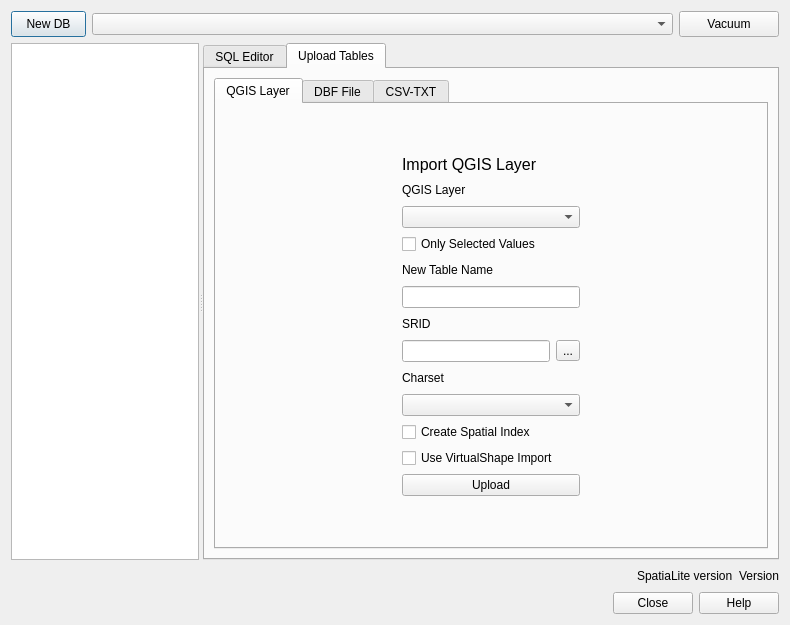
<?xml version="1.0" encoding="UTF-8"?>
<ui version="4.0">
 <class>QspatiaLite</class>
 <widget class="QDialog" name="QspatiaLite">
  <property name="geometry">
   <rect>
    <x>0</x>
    <y>0</y>
    <width>790</width>
    <height>625</height>
   </rect>
  </property>
  <property name="sizePolicy">
   <sizepolicy hsizetype="Preferred" vsizetype="Preferred">
    <horstretch>0</horstretch>
    <verstretch>0</verstretch>
   </sizepolicy>
  </property>
  <property name="windowTitle">
   <string>QspatiaLite</string>
  </property>
  <layout class="QVBoxLayout" name="verticalLayout_7">
   <item>
    <layout class="QHBoxLayout" name="horizontalLayout_7">
     <item>
      <widget class="QPushButton" name="newdb">
       <property name="sizePolicy">
        <sizepolicy hsizetype="Preferred" vsizetype="Preferred">
         <horstretch>0</horstretch>
         <verstretch>0</verstretch>
        </sizepolicy>
       </property>
       <property name="maximumSize">
        <size>
         <width>75</width>
         <height>16777215</height>
        </size>
       </property>
       <property name="toolTip">
        <string>Create a new Spatial DataBase
(you can also load an existing one, just ignore &quot;replace&quot; message!)</string>
       </property>
       <property name="text">
        <string>New DB</string>
       </property>
      </widget>
     </item>
     <item>
      <widget class="QComboBox" name="connexionDB">
       <property name="toolTip">
        <string>Select current Database Connection</string>
       </property>
      </widget>
     </item>
     <item>
      <widget class="QPushButton" name="vacuum">
       <property name="sizePolicy">
        <sizepolicy hsizetype="Preferred" vsizetype="Preferred">
         <horstretch>0</horstretch>
         <verstretch>0</verstretch>
        </sizepolicy>
       </property>
       <property name="maximumSize">
        <size>
         <width>100</width>
         <height>35</height>
        </size>
       </property>
       <property name="toolTip">
        <string>VACUUM current database</string>
       </property>
       <property name="text">
        <string>Vacuum</string>
       </property>
      </widget>
     </item>
    </layout>
   </item>
   <item>
    <widget class="QSplitter" name="splitter">
     <property name="orientation">
      <enum>Qt::Horizontal</enum>
     </property>
     <widget class="QTreeView" name="treeView">
      <property name="minimumSize">
       <size>
        <width>0</width>
        <height>0</height>
       </size>
      </property>
      <property name="maximumSize">
       <size>
        <width>250</width>
        <height>16777215</height>
       </size>
      </property>
      <property name="editTriggers">
       <set>QAbstractItemView::NoEditTriggers</set>
      </property>
      <property name="iconSize">
       <size>
        <width>12</width>
        <height>12</height>
       </size>
      </property>
      <property name="expandsOnDoubleClick">
       <bool>false</bool>
      </property>
     </widget>
     <widget class="QTabWidget" name="tabWidget">
      <property name="currentIndex">
       <number>1</number>
      </property>
      <widget class="QWidget" name="tab">
       <attribute name="title">
        <string>SQL Editor</string>
       </attribute>
       <layout class="QVBoxLayout" name="verticalLayout_8">
        <item>
         <widget class="QSplitter" name="splitter_2">
          <property name="orientation">
           <enum>Qt::Horizontal</enum>
          </property>
          <widget class="QWidget" name="layoutWidget">
           <layout class="QVBoxLayout" name="verticalLayout_2">
            <item>
             <layout class="QHBoxLayout" name="horizontalLayout_4">
              <item>
               <widget class="QLabel" name="label_2">
                <property name="toolTip">
                 <string>Use CTRL+E to Trigger AutoCompletion</string>
                </property>
                <property name="text">
                 <string>SQL editor</string>
                </property>
               </widget>
              </item>
              <item>
               <widget class="QToolButton" name="toolButton">
                <property name="font">
                 <font>
                  <family>Courier 10 Pitch</family>
                  <pointsize>8</pointsize>
                 </font>
                </property>
                <property name="toolTip">
                 <string>&lt;!DOCTYPE HTML PUBLIC &quot;-//W3C//DTD HTML 4.0//EN&quot; &quot;http://www.w3.org/TR/REC-html40/strict.dtd&quot;&gt;
&lt;html&gt;&lt;head&gt;&lt;meta name=&quot;qrichtext&quot; content=&quot;1&quot; /&gt;&lt;style type=&quot;text/css&quot;&gt;
p, li { white-space: pre-wrap; }
&lt;/style&gt;&lt;/head&gt;&lt;body style=&quot; font-family:'Courier 10 Pitch'; font-size:8pt; font-weight:400; font-style:normal;&quot;&gt;
&lt;p style=&quot; margin-top:0px; margin-bottom:0px; margin-left:0px; margin-right:0px; -qt-block-indent:0; text-indent:0px;&quot;&gt;Create SQl Query easily&lt;/p&gt;&lt;/body&gt;&lt;/html&gt;</string>
                </property>
                <property name="text">
                 <string>Query Builder</string>
                </property>
               </widget>
              </item>
              <item>
               <widget class="QToolButton" name="helpsql">
                <property name="font">
                 <font>
                  <family>Courier 10 Pitch</family>
                  <pointsize>8</pointsize>
                 </font>
                </property>
                <property name="toolTip">
                 <string>&lt;!DOCTYPE HTML PUBLIC &quot;-//W3C//DTD HTML 4.0//EN&quot; &quot;http://www.w3.org/TR/REC-html40/strict.dtd&quot;&gt;
&lt;html&gt;&lt;head&gt;&lt;meta name=&quot;qrichtext&quot; content=&quot;1&quot; /&gt;&lt;style type=&quot;text/css&quot;&gt;
p, li { white-space: pre-wrap; }
&lt;/style&gt;&lt;/head&gt;&lt;body style=&quot; font-family:'Courier 10 Pitch'; font-size:8pt; font-weight:400; font-style:normal;&quot;&gt;
&lt;p style=&quot; margin-top:0px; margin-bottom:0px; margin-left:0px; margin-right:0px; -qt-block-indent:0; text-indent:0px;&quot;&gt;Show SpatiaLite Documentation (v2.4)&lt;/p&gt;&lt;/body&gt;&lt;/html&gt;</string>
                </property>
                <property name="text">
                 <string>Functions list</string>
                </property>
               </widget>
              </item>
              <item>
               <widget class="QToolButton" name="precedent">
                <property name="toolTip">
                 <string>Previous query</string>
                </property>
                <property name="text">
                 <string>&lt;</string>
                </property>
               </widget>
              </item>
              <item>
               <widget class="QToolButton" name="suivant">
                <property name="toolTip">
                 <string>Next query</string>
                </property>
                <property name="text">
                 <string>&gt;</string>
                </property>
               </widget>
              </item>
             </layout>
            </item>
            <item>
             <widget class="QTextEdit" name="SQLeditor">
              <property name="minimumSize">
               <size>
                <width>400</width>
                <height>0</height>
               </size>
              </property>
              <property name="font">
               <font>
                <family>Courier 10 Pitch</family>
               </font>
              </property>
              <property name="html">
               <string>&lt;!DOCTYPE HTML PUBLIC &quot;-//W3C//DTD HTML 4.0//EN&quot; &quot;http://www.w3.org/TR/REC-html40/strict.dtd&quot;&gt;
&lt;html&gt;&lt;head&gt;&lt;meta name=&quot;qrichtext&quot; content=&quot;1&quot; /&gt;&lt;style type=&quot;text/css&quot;&gt;
p, li { white-space: pre-wrap; }
&lt;/style&gt;&lt;/head&gt;&lt;body style=&quot; font-family:'Courier 10 Pitch'; font-size:8.25pt; font-weight:400; font-style:normal;&quot;&gt;
&lt;p style=&quot;-qt-paragraph-type:empty; margin-top:0px; margin-bottom:0px; margin-left:0px; margin-right:0px; -qt-block-indent:0; text-indent:0px; font-family:'Comic Sans MS'; font-size:10pt;&quot;&gt;&lt;/p&gt;&lt;/body&gt;&lt;/html&gt;</string>
              </property>
             </widget>
            </item>
           </layout>
          </widget>
          <widget class="QWidget" name="layoutWidget">
           <layout class="QVBoxLayout" name="verticalLayout_3">
            <item>
             <spacer name="verticalSpacer_7">
              <property name="orientation">
               <enum>Qt::Vertical</enum>
              </property>
              <property name="sizeHint" stdset="0">
               <size>
                <width>147</width>
                <height>13</height>
               </size>
              </property>
             </spacer>
            </item>
            <item>
             <widget class="QComboBox" name="Command">
              <property name="minimumSize">
               <size>
                <width>150</width>
                <height>0</height>
               </size>
              </property>
             </widget>
            </item>
            <item>
             <widget class="QLabel" name="label_6">
              <property name="minimumSize">
               <size>
                <width>0</width>
                <height>10</height>
               </size>
              </property>
              <property name="font">
               <font>
                <pointsize>6</pointsize>
               </font>
              </property>
              <property name="text">
               <string>Table name</string>
              </property>
             </widget>
            </item>
            <item>
             <widget class="QLineEdit" name="tablename">
              <property name="font">
               <font>
                <pointsize>8</pointsize>
               </font>
              </property>
              <property name="toolTip">
               <string>&lt;!DOCTYPE HTML PUBLIC &quot;-//W3C//DTD HTML 4.0//EN&quot; &quot;http://www.w3.org/TR/REC-html40/strict.dtd&quot;&gt;
&lt;html&gt;&lt;head&gt;&lt;meta name=&quot;qrichtext&quot; content=&quot;1&quot; /&gt;&lt;style type=&quot;text/css&quot;&gt;
p, li { white-space: pre-wrap; }
&lt;/style&gt;&lt;/head&gt;&lt;body style=&quot; font-family:'Sans'; font-size:8pt; font-weight:400; font-style:normal;&quot;&gt;
&lt;p style=&quot; margin-top:0px; margin-bottom:0px; margin-left:0px; margin-right:0px; -qt-block-indent:0; text-indent:0px;&quot;&gt;Enter desired New Table/View/Layer Name&lt;/p&gt;&lt;/body&gt;&lt;/html&gt;</string>
              </property>
             </widget>
            </item>
            <item>
             <widget class="QLabel" name="label_4">
              <property name="minimumSize">
               <size>
                <width>0</width>
                <height>10</height>
               </size>
              </property>
              <property name="font">
               <font>
                <pointsize>6</pointsize>
               </font>
              </property>
              <property name="text">
               <string>Geometry column</string>
              </property>
             </widget>
            </item>
            <item>
             <widget class="QLineEdit" name="geometry">
              <property name="font">
               <font>
                <pointsize>8</pointsize>
               </font>
              </property>
              <property name="toolTip">
               <string>&lt;!DOCTYPE HTML PUBLIC &quot;-//W3C//DTD HTML 4.0//EN&quot; &quot;http://www.w3.org/TR/REC-html40/strict.dtd&quot;&gt;
&lt;html&gt;&lt;head&gt;&lt;meta name=&quot;qrichtext&quot; content=&quot;1&quot; /&gt;&lt;style type=&quot;text/css&quot;&gt;
p, li { white-space: pre-wrap; }
&lt;/style&gt;&lt;/head&gt;&lt;body style=&quot; font-family:'Sans'; font-size:8pt; font-weight:400; font-style:normal;&quot;&gt;
&lt;p style=&quot; margin-top:0px; margin-bottom:0px; margin-left:0px; margin-right:0px; -qt-block-indent:0; text-indent:0px;&quot;&gt;Enter corresponding geometry column name&lt;/p&gt;&lt;/body&gt;&lt;/html&gt;</string>
              </property>
             </widget>
            </item>
            <item>
             <widget class="QLabel" name="label_5">
              <property name="minimumSize">
               <size>
                <width>0</width>
                <height>10</height>
               </size>
              </property>
              <property name="font">
               <font>
                <pointsize>6</pointsize>
               </font>
              </property>
              <property name="text">
               <string>Id column</string>
              </property>
             </widget>
            </item>
            <item>
             <widget class="QLineEdit" name="id">
              <property name="font">
               <font>
                <pointsize>8</pointsize>
               </font>
              </property>
              <property name="toolTip">
               <string>&lt;!DOCTYPE HTML PUBLIC &quot;-//W3C//DTD HTML 4.0//EN&quot; &quot;http://www.w3.org/TR/REC-html40/strict.dtd&quot;&gt;
&lt;html&gt;&lt;head&gt;&lt;meta name=&quot;qrichtext&quot; content=&quot;1&quot; /&gt;&lt;style type=&quot;text/css&quot;&gt;
p, li { white-space: pre-wrap; }
&lt;/style&gt;&lt;/head&gt;&lt;body style=&quot; font-family:'Sans'; font-size:8pt; font-weight:400; font-style:normal;&quot;&gt;
&lt;p style=&quot; margin-top:0px; margin-bottom:0px; margin-left:0px; margin-right:0px; -qt-block-indent:0; text-indent:0px;&quot;&gt;Primary keys, or ROWID in other cases&lt;/p&gt;&lt;/body&gt;&lt;/html&gt;</string>
              </property>
             </widget>
            </item>
            <item>
             <layout class="QHBoxLayout" name="horizontalLayout_2">
              <item>
               <widget class="QPushButton" name="pushButton">
                <property name="minimumSize">
                 <size>
                  <width>0</width>
                  <height>0</height>
                 </size>
                </property>
                <property name="toolTip">
                 <string>Run SQL Query</string>
                </property>
                <property name="text">
                 <string>Run Query</string>
                </property>
               </widget>
              </item>
             </layout>
            </item>
           </layout>
          </widget>
         </widget>
        </item>
        <item>
         <layout class="QVBoxLayout" name="verticalLayout_5">
          <item>
           <layout class="QHBoxLayout" name="horizontalLayout_9">
            <item>
             <widget class="QLabel" name="Result">
              <property name="text">
               <string>ResultSet</string>
              </property>
             </widget>
            </item>
            <item>
             <spacer name="horizontalSpacer">
              <property name="orientation">
               <enum>Qt::Horizontal</enum>
              </property>
              <property name="sizeHint" stdset="0">
               <size>
                <width>268</width>
                <height>20</height>
               </size>
              </property>
             </spacer>
            </item>
            <item>
             <widget class="QLabel" name="time">
              <property name="text">
               <string>Elapsed Time: </string>
              </property>
             </widget>
            </item>
           </layout>
          </item>
          <item>
           <widget class="QTableView" name="result">
            <property name="minimumSize">
             <size>
              <width>0</width>
              <height>0</height>
             </size>
            </property>
            <property name="maximumSize">
             <size>
              <width>16777215</width>
              <height>16777215</height>
             </size>
            </property>
            <property name="editTriggers">
             <set>QAbstractItemView::NoEditTriggers</set>
            </property>
           </widget>
          </item>
         </layout>
        </item>
       </layout>
      </widget>
      <widget class="QWidget" name="tab_3">
       <attribute name="title">
        <string>Upload Tables</string>
       </attribute>
       <layout class="QVBoxLayout" name="verticalLayout_13">
        <item>
         <widget class="QTabWidget" name="tabWidget_2">
          <property name="currentIndex">
           <number>0</number>
          </property>
          <widget class="QWidget" name="tab_4">
           <attribute name="title">
            <string>QGIS Layer</string>
           </attribute>
           <layout class="QHBoxLayout" name="horizontalLayout_17">
            <item>
             <spacer name="horizontalSpacer_10">
              <property name="orientation">
               <enum>Qt::Horizontal</enum>
              </property>
              <property name="sizeHint" stdset="0">
               <size>
                <width>137</width>
                <height>20</height>
               </size>
              </property>
             </spacer>
            </item>
            <item>
             <layout class="QVBoxLayout" name="verticalLayout_18">
              <item>
               <spacer name="verticalSpacer_3">
                <property name="orientation">
                 <enum>Qt::Vertical</enum>
                </property>
                <property name="sizeHint" stdset="0">
                 <size>
                  <width>20</width>
                  <height>40</height>
                 </size>
                </property>
               </spacer>
              </item>
              <item>
               <widget class="QLabel" name="label_8">
                <property name="font">
                 <font>
                  <pointsize>12</pointsize>
                 </font>
                </property>
                <property name="text">
                 <string>Import QGIS Layer </string>
                </property>
               </widget>
              </item>
              <item>
               <layout class="QVBoxLayout" name="verticalLayout">
                <item>
                 <layout class="QHBoxLayout" name="horizontalLayout_10">
                  <item>
                   <widget class="QLabel" name="label_10">
                    <property name="text">
                     <string>QGIS Layer</string>
                    </property>
                   </widget>
                  </item>
                  <item>
                   <spacer name="horizontalSpacer_4">
                    <property name="orientation">
                     <enum>Qt::Horizontal</enum>
                    </property>
                    <property name="sizeHint" stdset="0">
                     <size>
                      <width>88</width>
                      <height>20</height>
                     </size>
                    </property>
                   </spacer>
                  </item>
                 </layout>
                </item>
                <item>
                 <widget class="QComboBox" name="layerlist"/>
                </item>
               </layout>
              </item>
              <item>
               <widget class="QCheckBox" name="selectedvalues">
                <property name="toolTip">
                 <string>Upload only selected values from QGIS map canvas</string>
                </property>
                <property name="text">
                 <string>Only Selected Values</string>
                </property>
               </widget>
              </item>
              <item>
               <layout class="QVBoxLayout" name="verticalLayout_15">
                <item>
                 <layout class="QHBoxLayout" name="horizontalLayout_12">
                  <item>
                   <widget class="QLabel" name="label_11">
                    <property name="text">
                     <string>New Table Name</string>
                    </property>
                   </widget>
                  </item>
                  <item>
                   <spacer name="horizontalSpacer_5">
                    <property name="orientation">
                     <enum>Qt::Horizontal</enum>
                    </property>
                    <property name="sizeHint" stdset="0">
                     <size>
                      <width>40</width>
                      <height>20</height>
                     </size>
                    </property>
                   </spacer>
                  </item>
                 </layout>
                </item>
                <item>
                 <widget class="QLineEdit" name="name"/>
                </item>
               </layout>
              </item>
              <item>
               <layout class="QVBoxLayout" name="verticalLayout_16">
                <item>
                 <layout class="QHBoxLayout" name="horizontalLayout_14">
                  <item>
                   <widget class="QLabel" name="label_12">
                    <property name="text">
                     <string>SRID</string>
                    </property>
                   </widget>
                  </item>
                  <item>
                   <spacer name="horizontalSpacer_6">
                    <property name="orientation">
                     <enum>Qt::Horizontal</enum>
                    </property>
                    <property name="sizeHint" stdset="0">
                     <size>
                      <width>40</width>
                      <height>20</height>
                     </size>
                    </property>
                   </spacer>
                  </item>
                 </layout>
                </item>
                <item>
                 <layout class="QHBoxLayout" name="horizontalLayout_3">
                  <item>
                   <widget class="QLineEdit" name="srid"/>
                  </item>
                  <item>
                   <widget class="QToolButton" name="searchSRID">
                    <property name="text">
                     <string>...</string>
                    </property>
                   </widget>
                  </item>
                 </layout>
                </item>
               </layout>
              </item>
              <item>
               <layout class="QVBoxLayout" name="verticalLayout_17">
                <item>
                 <layout class="QHBoxLayout" name="horizontalLayout_16">
                  <item>
                   <widget class="QLabel" name="label_13">
                    <property name="text">
                     <string>Charset</string>
                    </property>
                   </widget>
                  </item>
                  <item>
                   <spacer name="horizontalSpacer_9">
                    <property name="orientation">
                     <enum>Qt::Horizontal</enum>
                    </property>
                    <property name="sizeHint" stdset="0">
                     <size>
                      <width>40</width>
                      <height>20</height>
                     </size>
                    </property>
                   </spacer>
                  </item>
                 </layout>
                </item>
                <item>
                 <widget class="QComboBox" name="charsetList">
                  <property name="toolTip">
                   <string>Choose charset for imported table 
( can be different from QGIS Layer original's Charset)</string>
                  </property>
                 </widget>
                </item>
               </layout>
              </item>
              <item>
               <widget class="QCheckBox" name="SpatialIndex">
                <property name="text">
                 <string>Create Spatial Index</string>
                </property>
               </widget>
              </item>
              <item>
               <widget class="QCheckBox" name="virtualShape">
                <property name="text">
                 <string>Use VirtualShape Import</string>
                </property>
               </widget>
              </item>
              <item>
               <widget class="QPushButton" name="uploadQGIS">
                <property name="text">
                 <string>Upload</string>
                </property>
               </widget>
              </item>
              <item>
               <spacer name="verticalSpacer_4">
                <property name="orientation">
                 <enum>Qt::Vertical</enum>
                </property>
                <property name="sizeHint" stdset="0">
                 <size>
                  <width>20</width>
                  <height>40</height>
                 </size>
                </property>
               </spacer>
              </item>
             </layout>
            </item>
            <item>
             <spacer name="horizontalSpacer_12">
              <property name="orientation">
               <enum>Qt::Horizontal</enum>
              </property>
              <property name="sizeHint" stdset="0">
               <size>
                <width>148</width>
                <height>20</height>
               </size>
              </property>
             </spacer>
            </item>
           </layout>
          </widget>
          <widget class="QWidget" name="tab_5">
           <attribute name="title">
            <string>DBF File</string>
           </attribute>
           <layout class="QHBoxLayout" name="horizontalLayout_18">
            <item>
             <spacer name="horizontalSpacer_13">
              <property name="orientation">
               <enum>Qt::Horizontal</enum>
              </property>
              <property name="sizeHint" stdset="0">
               <size>
                <width>142</width>
                <height>20</height>
               </size>
              </property>
             </spacer>
            </item>
            <item>
             <layout class="QVBoxLayout" name="verticalLayout_19">
              <item>
               <spacer name="verticalSpacer">
                <property name="orientation">
                 <enum>Qt::Vertical</enum>
                </property>
                <property name="sizeHint" stdset="0">
                 <size>
                  <width>20</width>
                  <height>40</height>
                 </size>
                </property>
               </spacer>
              </item>
              <item>
               <widget class="QLabel" name="label_19">
                <property name="font">
                 <font>
                  <pointsize>12</pointsize>
                 </font>
                </property>
                <property name="text">
                 <string>Import DBF Table</string>
                </property>
               </widget>
              </item>
              <item>
               <layout class="QVBoxLayout" name="verticalLayout_4">
                <item>
                 <layout class="QHBoxLayout" name="horizontalLayout_11">
                  <item>
                   <widget class="QLabel" name="label_20">
                    <property name="text">
                     <string>DBF Charset</string>
                    </property>
                   </widget>
                  </item>
                  <item>
                   <spacer name="horizontalSpacer_7">
                    <property name="orientation">
                     <enum>Qt::Horizontal</enum>
                    </property>
                    <property name="sizeHint" stdset="0">
                     <size>
                      <width>88</width>
                      <height>20</height>
                     </size>
                    </property>
                   </spacer>
                  </item>
                 </layout>
                </item>
                <item>
                 <widget class="QComboBox" name="charsetList_DBF"/>
                </item>
               </layout>
              </item>
              <item>
               <layout class="QVBoxLayout" name="verticalLayout_10">
                <item>
                 <layout class="QHBoxLayout" name="horizontalLayout_13">
                  <item>
                   <widget class="QLabel" name="label_18">
                    <property name="text">
                     <string>DBF File</string>
                    </property>
                   </widget>
                  </item>
                  <item>
                   <spacer name="horizontalSpacer_8">
                    <property name="orientation">
                     <enum>Qt::Horizontal</enum>
                    </property>
                    <property name="sizeHint" stdset="0">
                     <size>
                      <width>118</width>
                      <height>20</height>
                     </size>
                    </property>
                   </spacer>
                  </item>
                 </layout>
                </item>
                <item>
                 <layout class="QHBoxLayout" name="horizontalLayout">
                  <item>
                   <widget class="QLineEdit" name="dbf_path"/>
                  </item>
                  <item>
                   <widget class="QToolButton" name="searchDBF">
                    <property name="text">
                     <string>...</string>
                    </property>
                   </widget>
                  </item>
                 </layout>
                </item>
               </layout>
              </item>
              <item>
               <layout class="QVBoxLayout" name="verticalLayout_14">
                <item>
                 <layout class="QHBoxLayout" name="horizontalLayout_15">
                  <item>
                   <widget class="QLabel" name="label_15">
                    <property name="text">
                     <string>New Table Name</string>
                    </property>
                   </widget>
                  </item>
                  <item>
                   <spacer name="horizontalSpacer_11">
                    <property name="orientation">
                     <enum>Qt::Horizontal</enum>
                    </property>
                    <property name="sizeHint" stdset="0">
                     <size>
                      <width>58</width>
                      <height>20</height>
                     </size>
                    </property>
                   </spacer>
                  </item>
                 </layout>
                </item>
                <item>
                 <widget class="QLineEdit" name="name_dbf"/>
                </item>
               </layout>
              </item>
              <item>
               <widget class="QPushButton" name="uploadDBF">
                <property name="text">
                 <string>Upload</string>
                </property>
               </widget>
              </item>
              <item>
               <spacer name="verticalSpacer_2">
                <property name="orientation">
                 <enum>Qt::Vertical</enum>
                </property>
                <property name="sizeHint" stdset="0">
                 <size>
                  <width>20</width>
                  <height>40</height>
                 </size>
                </property>
               </spacer>
              </item>
             </layout>
            </item>
            <item>
             <spacer name="horizontalSpacer_14">
              <property name="orientation">
               <enum>Qt::Horizontal</enum>
              </property>
              <property name="sizeHint" stdset="0">
               <size>
                <width>142</width>
                <height>20</height>
               </size>
              </property>
             </spacer>
            </item>
           </layout>
          </widget>
          <widget class="QWidget" name="tab_2">
           <attribute name="title">
            <string>CSV-TXT</string>
           </attribute>
           <layout class="QHBoxLayout" name="horizontalLayout_29">
            <item>
             <spacer name="horizontalSpacer_27">
              <property name="orientation">
               <enum>Qt::Horizontal</enum>
              </property>
              <property name="sizeHint" stdset="0">
               <size>
                <width>66</width>
                <height>20</height>
               </size>
              </property>
             </spacer>
            </item>
            <item>
             <layout class="QVBoxLayout" name="verticalLayout_25">
              <item>
               <spacer name="verticalSpacer_5">
                <property name="orientation">
                 <enum>Qt::Vertical</enum>
                </property>
                <property name="sizeHint" stdset="0">
                 <size>
                  <width>272</width>
                  <height>13</height>
                 </size>
                </property>
               </spacer>
              </item>
              <item>
               <widget class="QLabel" name="label_21">
                <property name="font">
                 <font>
                  <pointsize>12</pointsize>
                 </font>
                </property>
                <property name="text">
                 <string>Import CSV/TXT File</string>
                </property>
               </widget>
              </item>
              <item>
               <layout class="QVBoxLayout" name="verticalLayout_11">
                <item>
                 <layout class="QHBoxLayout" name="horizontalLayout_20">
                  <item>
                   <widget class="QLabel" name="label_23">
                    <property name="text">
                     <string>File Path</string>
                    </property>
                   </widget>
                  </item>
                  <item>
                   <spacer name="horizontalSpacer_16">
                    <property name="orientation">
                     <enum>Qt::Horizontal</enum>
                    </property>
                    <property name="sizeHint" stdset="0">
                     <size>
                      <width>118</width>
                      <height>20</height>
                     </size>
                    </property>
                   </spacer>
                  </item>
                 </layout>
                </item>
                <item>
                 <layout class="QHBoxLayout" name="horizontalLayout_5">
                  <item>
                   <widget class="QLineEdit" name="csv_path"/>
                  </item>
                  <item>
                   <widget class="QToolButton" name="searchCSV">
                    <property name="text">
                     <string>...</string>
                    </property>
                   </widget>
                  </item>
                  <item>
                   <spacer name="horizontalSpacer_23">
                    <property name="orientation">
                     <enum>Qt::Horizontal</enum>
                    </property>
                    <property name="sizeHint" stdset="0">
                     <size>
                      <width>40</width>
                      <height>20</height>
                     </size>
                    </property>
                   </spacer>
                  </item>
                 </layout>
                </item>
               </layout>
              </item>
              <item>
               <layout class="QVBoxLayout" name="verticalLayout_22">
                <item>
                 <layout class="QVBoxLayout" name="verticalLayout_21">
                  <item>
                   <layout class="QHBoxLayout" name="horizontalLayout_21">
                    <item>
                     <widget class="QLabel" name="label_16">
                      <property name="text">
                       <string>New Table Name</string>
                      </property>
                     </widget>
                    </item>
                    <item>
                     <spacer name="horizontalSpacer_17">
                      <property name="orientation">
                       <enum>Qt::Horizontal</enum>
                      </property>
                      <property name="sizeHint" stdset="0">
                       <size>
                        <width>58</width>
                        <height>20</height>
                       </size>
                      </property>
                     </spacer>
                    </item>
                   </layout>
                  </item>
                 </layout>
                </item>
                <item>
                 <layout class="QHBoxLayout" name="horizontalLayout_28">
                  <item>
                   <widget class="QLineEdit" name="name_csv"/>
                  </item>
                  <item>
                   <spacer name="horizontalSpacer_26">
                    <property name="orientation">
                     <enum>Qt::Horizontal</enum>
                    </property>
                    <property name="sizeHint" stdset="0">
                     <size>
                      <width>40</width>
                      <height>20</height>
                     </size>
                    </property>
                   </spacer>
                  </item>
                 </layout>
                </item>
               </layout>
              </item>
              <item>
               <widget class="QCheckBox" name="first_col">
                <property name="text">
                 <string>Columns names in first line </string>
                </property>
               </widget>
              </item>
              <item>
               <layout class="QGridLayout" name="gridLayout">
                <item row="0" column="0">
                 <layout class="QVBoxLayout" name="verticalLayout_6">
                  <item>
                   <layout class="QHBoxLayout" name="horizontalLayout_19">
                    <item>
                     <widget class="QLabel" name="label_22">
                      <property name="text">
                       <string>File Charset</string>
                      </property>
                     </widget>
                    </item>
                    <item>
                     <spacer name="horizontalSpacer_15">
                      <property name="orientation">
                       <enum>Qt::Horizontal</enum>
                      </property>
                      <property name="sizeHint" stdset="0">
                       <size>
                        <width>40</width>
                        <height>20</height>
                       </size>
                      </property>
                     </spacer>
                    </item>
                   </layout>
                  </item>
                  <item>
                   <widget class="QComboBox" name="charsetList_CSV"/>
                  </item>
                 </layout>
                </item>
                <item row="0" column="1">
                 <layout class="QVBoxLayout" name="verticalLayout_9">
                  <item>
                   <layout class="QHBoxLayout" name="horizontalLayout_22">
                    <item>
                     <widget class="QLabel" name="label_26">
                      <property name="text">
                       <string>Decimal separator</string>
                      </property>
                     </widget>
                    </item>
                    <item>
                     <spacer name="horizontalSpacer_18">
                      <property name="orientation">
                       <enum>Qt::Horizontal</enum>
                      </property>
                      <property name="sizeHint" stdset="0">
                       <size>
                        <width>40</width>
                        <height>20</height>
                       </size>
                      </property>
                     </spacer>
                    </item>
                   </layout>
                  </item>
                  <item>
                   <widget class="QComboBox" name="decimal"/>
                  </item>
                 </layout>
                </item>
                <item row="1" column="0">
                 <layout class="QVBoxLayout" name="verticalLayout_12">
                  <item>
                   <layout class="QHBoxLayout" name="horizontalLayout_25">
                    <item>
                     <widget class="QLabel" name="label_27">
                      <property name="text">
                       <string>Text Separator</string>
                      </property>
                     </widget>
                    </item>
                    <item>
                     <spacer name="horizontalSpacer_21">
                      <property name="orientation">
                       <enum>Qt::Horizontal</enum>
                      </property>
                      <property name="sizeHint" stdset="0">
                       <size>
                        <width>40</width>
                        <height>20</height>
                       </size>
                      </property>
                     </spacer>
                    </item>
                   </layout>
                  </item>
                  <item>
                   <widget class="QComboBox" name="text"/>
                  </item>
                 </layout>
                </item>
                <item row="1" column="1">
                 <layout class="QVBoxLayout" name="verticalLayout_20">
                  <item>
                   <layout class="QHBoxLayout" name="horizontalLayout_26">
                    <item>
                     <widget class="QLabel" name="label_28">
                      <property name="text">
                       <string>Column Separator</string>
                      </property>
                     </widget>
                    </item>
                    <item>
                     <spacer name="horizontalSpacer_22">
                      <property name="orientation">
                       <enum>Qt::Horizontal</enum>
                      </property>
                      <property name="sizeHint" stdset="0">
                       <size>
                        <width>40</width>
                        <height>20</height>
                       </size>
                      </property>
                     </spacer>
                    </item>
                   </layout>
                  </item>
                  <item>
                   <widget class="QComboBox" name="column"/>
                  </item>
                 </layout>
                </item>
               </layout>
              </item>
              <item>
               <layout class="QHBoxLayout" name="horizontalLayout_27">
                <item>
                 <spacer name="horizontalSpacer_32">
                  <property name="orientation">
                   <enum>Qt::Horizontal</enum>
                  </property>
                  <property name="sizeHint" stdset="0">
                   <size>
                    <width>40</width>
                    <height>20</height>
                   </size>
                  </property>
                 </spacer>
                </item>
                <item>
                 <widget class="QLabel" name="label">
                  <property name="text">
                   <string>Custom Column Separator:</string>
                  </property>
                 </widget>
                </item>
                <item>
                 <widget class="QLineEdit" name="custom_col">
                  <property name="maximumSize">
                   <size>
                    <width>100</width>
                    <height>16777215</height>
                   </size>
                  </property>
                 </widget>
                </item>
                <item>
                 <spacer name="horizontalSpacer_31">
                  <property name="orientation">
                   <enum>Qt::Horizontal</enum>
                  </property>
                  <property name="sizeHint" stdset="0">
                   <size>
                    <width>40</width>
                    <height>20</height>
                   </size>
                  </property>
                 </spacer>
                </item>
               </layout>
              </item>
              <item>
               <layout class="QHBoxLayout" name="horizontalLayout_31">
                <item>
                 <spacer name="horizontalSpacer_29">
                  <property name="orientation">
                   <enum>Qt::Horizontal</enum>
                  </property>
                  <property name="sizeHint" stdset="0">
                   <size>
                    <width>40</width>
                    <height>20</height>
                   </size>
                  </property>
                 </spacer>
                </item>
                <item>
                 <widget class="QPushButton" name="uploadCSV">
                  <property name="text">
                   <string>Upload</string>
                  </property>
                 </widget>
                </item>
                <item>
                 <spacer name="horizontalSpacer_30">
                  <property name="orientation">
                   <enum>Qt::Horizontal</enum>
                  </property>
                  <property name="sizeHint" stdset="0">
                   <size>
                    <width>40</width>
                    <height>20</height>
                   </size>
                  </property>
                 </spacer>
                </item>
               </layout>
              </item>
              <item>
               <spacer name="verticalSpacer_6">
                <property name="orientation">
                 <enum>Qt::Vertical</enum>
                </property>
                <property name="sizeHint" stdset="0">
                 <size>
                  <width>272</width>
                  <height>13</height>
                 </size>
                </property>
               </spacer>
              </item>
             </layout>
            </item>
            <item>
             <spacer name="horizontalSpacer_28">
              <property name="orientation">
               <enum>Qt::Horizontal</enum>
              </property>
              <property name="sizeHint" stdset="0">
               <size>
                <width>66</width>
                <height>20</height>
               </size>
              </property>
             </spacer>
            </item>
           </layout>
          </widget>
         </widget>
        </item>
       </layout>
      </widget>
     </widget>
    </widget>
   </item>
   <item>
    <layout class="QHBoxLayout" name="horizontalLayout_8">
     <property name="spacing">
      <number>6</number>
     </property>
     <property name="sizeConstraint">
      <enum>QLayout::SetDefaultConstraint</enum>
     </property>
     <item>
      <spacer name="horizontalSpacer_3">
       <property name="orientation">
        <enum>Qt::Horizontal</enum>
       </property>
       <property name="sizeHint" stdset="0">
        <size>
         <width>40</width>
         <height>20</height>
        </size>
       </property>
      </spacer>
     </item>
     <item>
      <widget class="QLabel" name="label_3">
       <property name="sizePolicy">
        <sizepolicy hsizetype="Preferred" vsizetype="Preferred">
         <horstretch>0</horstretch>
         <verstretch>0</verstretch>
        </sizepolicy>
       </property>
       <property name="maximumSize">
        <size>
         <width>16777215</width>
         <height>20</height>
        </size>
       </property>
       <property name="text">
        <string>SpatiaLite version</string>
       </property>
      </widget>
     </item>
     <item>
      <widget class="QLabel" name="SpatiaLiteVersion">
       <property name="maximumSize">
        <size>
         <width>16777215</width>
         <height>20</height>
        </size>
       </property>
       <property name="text">
        <string>Version</string>
       </property>
      </widget>
     </item>
    </layout>
   </item>
   <item>
    <widget class="QDialogButtonBox" name="helpquit">
     <property name="locale">
      <locale language="English" country="UnitedStates"/>
     </property>
     <property name="standardButtons">
      <set>QDialogButtonBox::Close|QDialogButtonBox::Help</set>
     </property>
    </widget>
   </item>
  </layout>
 </widget>
 <resources/>
 <connections>
  <connection>
   <sender>helpquit</sender>
   <signal>rejected()</signal>
   <receiver>QspatiaLite</receiver>
   <slot>reject()</slot>
   <hints>
    <hint type="sourcelabel">
     <x>699</x>
     <y>562</y>
    </hint>
    <hint type="destinationlabel">
     <x>664</x>
     <y>578</y>
    </hint>
   </hints>
  </connection>
 </connections>
</ui>
